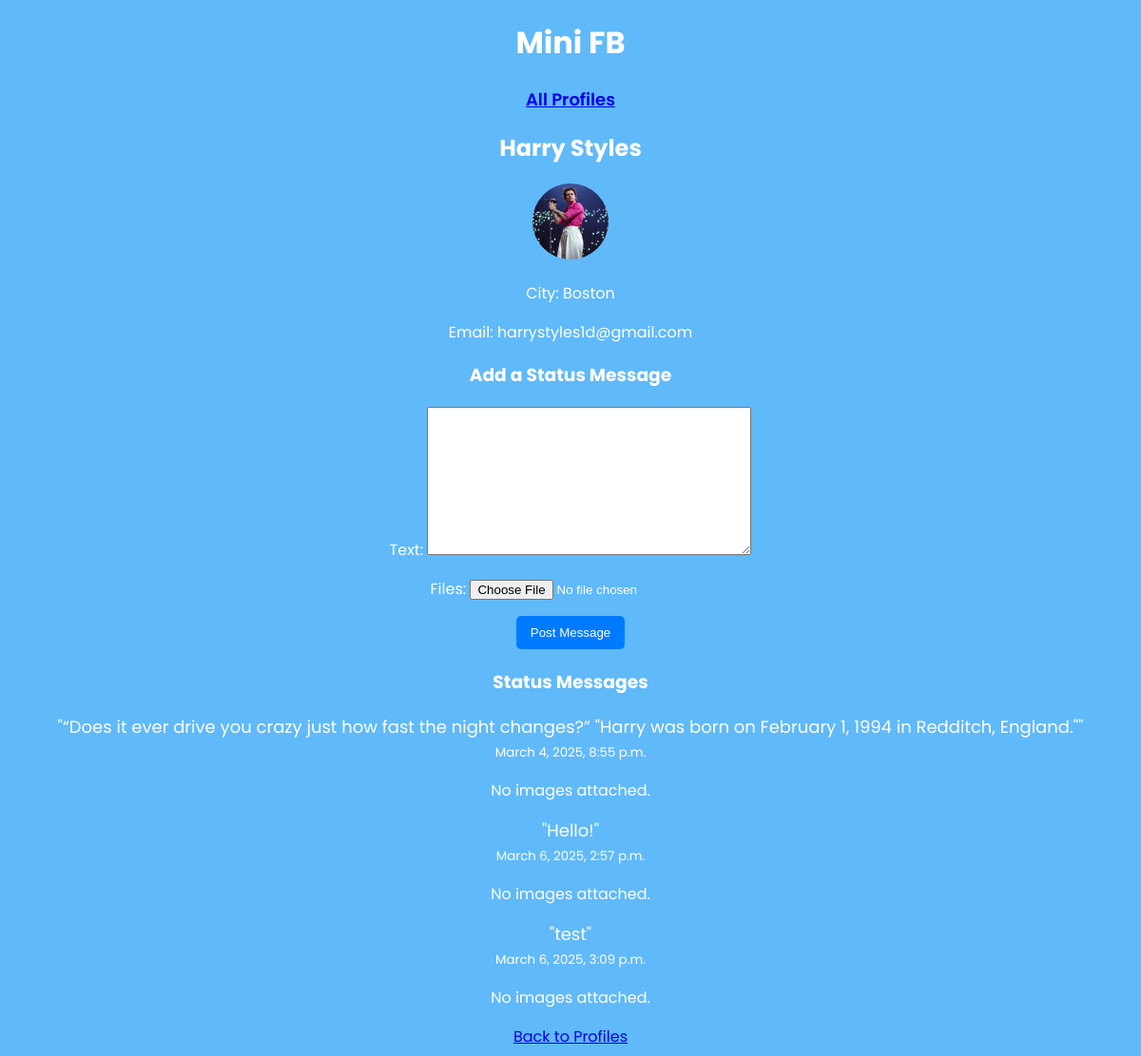
The app's page /mini_fb/profile/1/ with its own data.
### mini_fb/models.py (models this page shows, shortened)
class Profile(models.Model):
    first_name = models.CharField(max_length=50, blank=False)
    last_name = models.CharField(max_length=50, blank=False)
    city = models.CharField(max_length=100, blank=True)
    email = models.EmailField(unique=True)
    image_file = models.ImageField(blank=True)

class StatusMessage(models.Model):
    profile = models.ForeignKey(Profile, on_delete=models.CASCADE)
    text = models.TextField()
    created_at = models.DateTimeField(auto_now_add=True)

### mini_fb/views.py (the view, shortened to what this page needs)
# urls.py: path("profile/<int:pk>/", ShowProfilePageView.as_view(), name="show_profile"), #route to display individual profile pages
class ShowProfilePageView(DetailView):
    model = Profile
    template_name = "mini_fb/show_profile.html"
    context_object_name = "profile"
    def get_context_data(self, **kwargs):
        context = super().get_context_data(**kwargs)
        context["status_messages"] = self.object.statusmessage_set.all()  # Corrected to use related_name
        context["form"] = CreateStatusMessageForm()  # Pass the form to the template
        return context

### mini_fb/forms.py
class CreateStatusMessageForm(forms.ModelForm):
    class Meta:
        model = StatusMessage
        fields = ['text']
    files = forms.FileField(required=False)

### mini_fb/templates/mini_fb/show_profile.html (shortened to what this page needs)
{% extends "mini_fb/base.html" %}
{% block content %}
<h2>{{ profile.first_name }} {{ profile.last_name }}</h2>
{% if profile.image_file %}
    <img src="{{ profile.image_file.url }}" alt="{{ profile.first_name }}'s Profile Picture" width="150" height="150">
{% else %}
    <p>No profile picture available.</p>
{% endif %}
<p>City: {{ profile.city }}</p>
<p>Email: {{ profile.email }}</p>
<h3>Add a Status Message</h3>
<form method="post" enctype="multipart/form-data" style="margin-bottom: 20px;">
    {{ form.as_p }}
    <button type="submit" style="background-color: #007bff; color: white; border: none; padding: 10px 15px; border-radius: 5px; cursor: pointer;">
        Post Message
    </button>
</form>
<h3>Status Messages</h3>
{% if status_messages %}
    <ul style="list-style-type: none; padding: 0;">
        {% for status in status_messages %}
            <li>
                <p style="font-size: 18px; margin: 0;">"{{ status.text }}"</p>
                <small>{{ status.created_at|date:"F j, Y, g:i a" }}</small>
                {% if status.statusimage_set.all %}
                    <div>
                        {% for status_image in status.statusimage_set.all %}
                            <img src="{{ status_image.image.image_file.url }}" alt="Status Image" width="200">
                        {% endfor %}
                    </div>
                {% else %}
                    <p>No images attached.</p>
                {% endif %}
            </li>
        {% endfor %}
    </ul>
{% else %}
    <p>No status messages yet.</p>
{% endif %}
<a href="{% url 'show_all_profiles' %}">Back to Profiles</a>
{% endblock %}

### static/css/styles-minifb.css (style rules this page uses)
body { font-family: 'Poppins', sans-serif; background-color: #60b9f9; color: white; text-align: center; }
h1, h2 { font-weight: 700; }
img { border-radius: 50%; width: 80px; height: 80px; object-fit: cover; }

### records on screen
Profile: first_name "Harry", last_name "Styles", image_file (picture), city "Boston", email "harrystyles1d@gmail.com"
StatusMessage: text "“Does it ever drive you crazy just how fast the night changes?” \"Harry was born on February 1, 1994 in Redditch, England.\"", created_at "March 4, 2025, 8:55 p.m.", shows "No images attached."
StatusMessage: text "Hello!", created_at "March 6, 2025, 2:57 p.m.", shows "No images attached."
StatusMessage: text "test", created_at "March 6, 2025, 3:09 p.m.", shows "No images attached."
